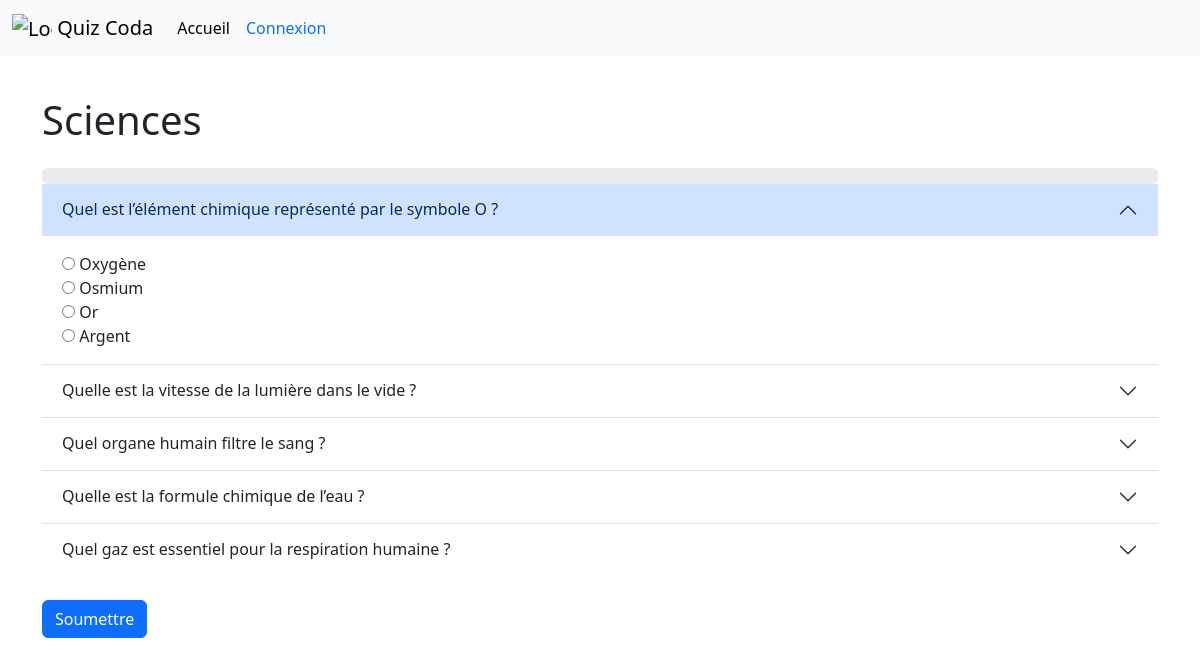
The page /view/start_quiz.php?quiz_id=3 on the database its author committed.
### tables this page shows
CREATE TABLE `quiz` (
  `id` int(11) NOT NULL,
  `name_quiz` varchar(255) NOT NULL,
  `enabled` tinyint(1) NOT NULL DEFAULT 1,
  `description` text DEFAULT NULL,
  `creator` text NOT NULL,
  `categorie` text NOT NULL
);

CREATE TABLE `questions` (
  `id` int(11) NOT NULL,
  `quiz_id` int(11) NOT NULL,
  `question` text NOT NULL,
  `description` varchar(255) NOT NULL,
  `good_response` text NOT NULL,
  `bad_responses` text NOT NULL,
  `point` int(11) NOT NULL
);

### view/start_quiz.php (the view, shortened to what this page needs)
<?php
require_once '../includes/database.php';
$quiz_id = $_GET['quiz_id'] ?? null;
$quiz = null;
$questions = [];
if ($quiz_id) {
    $query = "SELECT * FROM quiz WHERE id = :quiz_id";
    $stmt = $pdo->prepare($query);
    $stmt->bindParam(':quiz_id', $quiz_id, PDO::PARAM_INT);
    $stmt->execute();
    $quiz = $stmt->fetch(PDO::FETCH_ASSOC);
    $query = "SELECT * FROM questions WHERE quiz_id = :quiz_id";
    $stmt = $pdo->prepare($query);
    $stmt->bindParam(':quiz_id', $quiz_id, PDO::PARAM_INT);
    $stmt->execute();
    $questions = $stmt->fetchAll(PDO::FETCH_ASSOC);
}
?>
<?php require '../_partials/header.php'; ?>
<body>
    <?php include '../_partials/navbar.php'; ?>
    <div class="container mt-5">
        <h1 class="mb-4"><?= htmlspecialchars($quiz['name_quiz']) ?></h1>
        <div class="progress" role="progressbar" aria-label="Success example" aria-valuenow="0" aria-valuemin="0" aria-valuemax="100">
        </div>
        <?php if ($quiz_id && !empty($questions)): ?>
            <form id="quiz-form" action="../view/submit_quiz.php" method="POST">
                <div class="accordion accordion-flush" id="accordionExample">
                    <?php foreach ($questions as $index => $question): ?>
                        <div class="accordion-item">
                            <h2 class="accordion-header">
                                <button class="accordion-button <?= $index === 0 ? '' : 'collapsed' ?>" type="button" data-bs-toggle="collapse" data-bs-target="#collapse<?= $index ?>" aria-expanded="<?= $index === 0 ? 'true' : 'false' ?>" aria-controls="collapse<?= $index ?>">
                                    <?= htmlspecialchars($question['question']) ?>
                                </button>
                            </h2>
                            <div id="collapse<?= $index ?>" class="accordion-collapse collapse <?= $index === 0 ? 'show' : '' ?>" data-bs-parent="#accordionExample">
                                <div class="accordion-body">
                                    <div class="quiz-form">
                                        <?php
                                        $responses = array_merge(
                                            [htmlspecialchars($question['good_response'])],
                                            array_map('htmlspecialchars', explode(',', $question['bad_responses']))
                                        );
                                        shuffle($responses);
                                        ?>
                                        <?php foreach ($responses as $response): ?>
                                            <input type="radio" name="question_<?= $question['id'] ?>" value="<?= $response ?>" required> <?= $response ?><br>
                                        <?php endforeach; ?>
                                    </div>
                                </div>
                            </div>
                        </div>
                    <?php endforeach; ?>
                </div>
                <button type="submit" class="btn btn-primary mt-4">Soumettre</button>
            </form>
        <?php else: ?>
            <div class="alert alert-warning">Aucune question disponible pour ce quiz.</div>
        <?php endif; ?>
    </div>
</body>
</html>

### rows shown on the page
quiz: name_quiz "Sciences"
questions: question "Quel est l’élément chimique représenté par le symbole O ?", response "Oxygène", response "Osmium", response "Or", response "Argent"
questions: question "Quelle est la vitesse de la lumière dans le vide ?"
questions: question "Quel organe humain filtre le sang ?"
questions: question "Quelle est la formule chimique de l’eau ?"
questions: question "Quel gaz est essentiel pour la respiration humaine ?"
